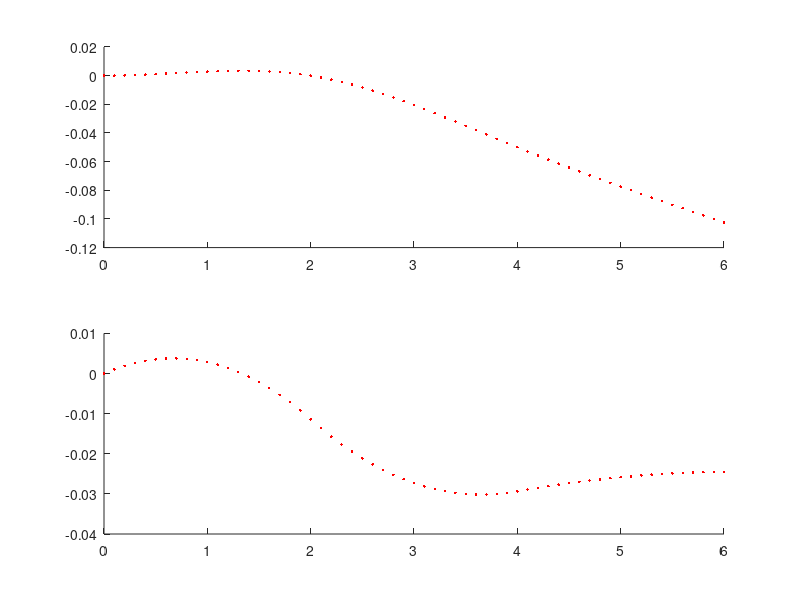
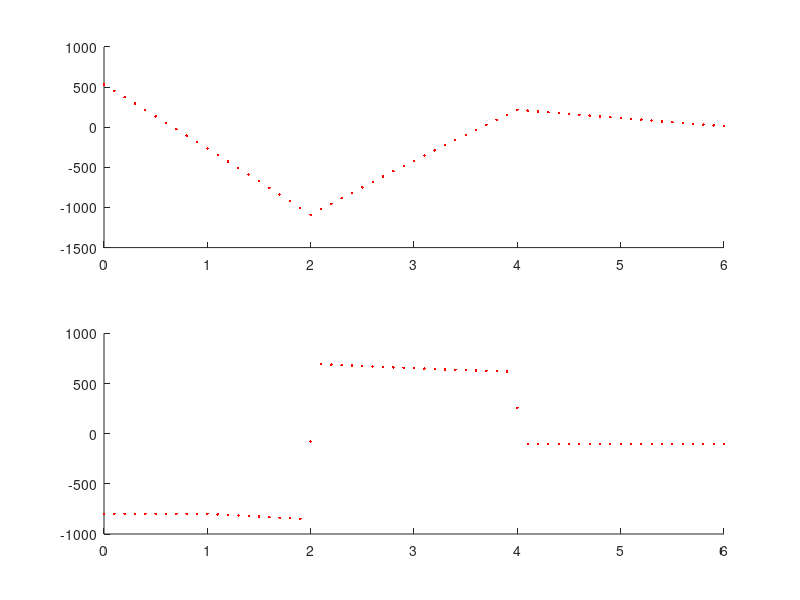

These charts were generated, in order, by the following MATLAB code:
fid = fopen('xx_EB.txt');  x = str2num(fscanf(fid,'%c')); fclose(fid);
fid = fopen('Vx_EB.txt');  V = str2num(fscanf(fid,'%c')); fclose(fid);
fid = fopen('Mx_EB.txt');  M = str2num(fscanf(fid,'%c')); fclose(fid);
fid = fopen('tx_EB.txt');  t = str2num(fscanf(fid,'%c')); fclose(fid);
fid = fopen('vxx_EB.txt'); v = str2num(fscanf(fid,'%c')); fclose(fid);

figure(1)
subplot(2,1,1);
hold on;
plot(x, v, 'r.');
subplot(2,1,2);
hold on;
plot(x, t, 'r.');

figure(2)
subplot(2,1,1);
hold on;
plot(x, M, 'r.');
subplot(2,1,2);
hold on;
plot(x, V, 'r.');